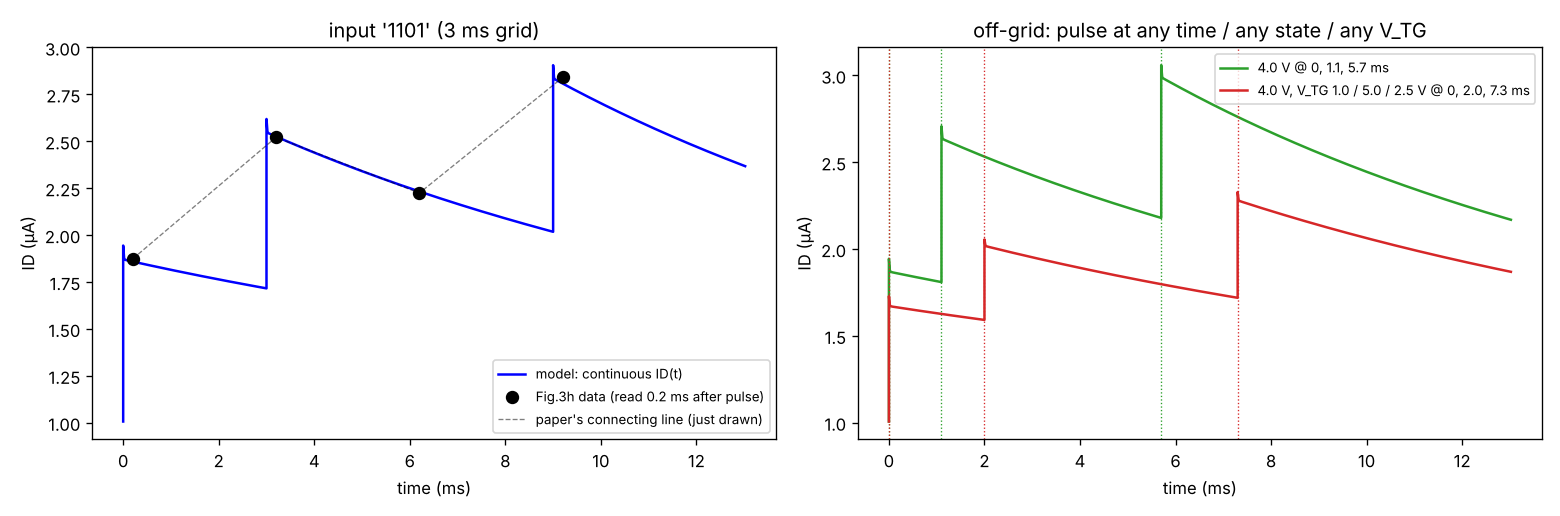

Generate this figure with Python:
"""
점과 점 사이의 실제 전류 궤적, 그리고 아무 시각·아무 전압에서 펄스를 줘도 계산되는지 보여주는 그림.
  python continuous_state.py source_data.xlsx  → continuous_state.png
"""
import sys
import numpy as np, openpyxl, matplotlib; matplotlib.use("Agg"); import matplotlib.pyplot as plt
from mpbtft import MPBTFT, MPBTFTParams

XLSX = sys.argv[1] if len(sys.argv) > 1 else "source_data.xlsx"
p = MPBTFTParams.load("params.json")
r = list(openpyxl.load_workbook(XLSX, data_only=True, read_only=True)["Fig.3"].iter_rows(values_only=True))
h = np.array([[r[i][c] for c in range(36, 52)] for i in range(2, 7)], float).T * 1e6

def traj(events, T=13e-3, dt=2e-5):
    """events: [(시각 s, V_PGM, V_TG)] — 아무 시각에나 펄스. 연속 궤적 반환"""
    d = MPBTFT(p); ts = [0]; ys = [d.read() * 1e6]; t = 0; ev = sorted(events)
    while t < T:
        if ev and ev[0][0] <= t + 1e-12:
            _, v, tg = ev.pop(0); d.pulse(v, vtg=tg); ts.append(t); ys.append(d.read() * 1e6)
        d.advance(dt); t += dt; ts.append(t); ys.append(d.read() * 1e6)
    return np.array(ts) * 1e3, np.array(ys)

fig, ax = plt.subplots(1, 2, figsize=(13, 4.3))
b = "1101"
t, y = traj([(k * 3e-3, 4.0, 0.0) for k in range(4) if b[k] == "1"])
ax[0].plot(t, y, "b-", lw=1.5, label="model: continuous ID(t)")
xs = [k * 3 + 0.2 for k in range(4)]
ax[0].plot(xs, h[int(b, 2)][1:], "ko", ms=7, label="Fig.3h data (read 0.2 ms after pulse)")
ax[0].plot(xs, h[int(b, 2)][1:], "k--", lw=.8, alpha=.5, label="paper's connecting line (just drawn)")
ax[0].set(title="input '1101' (3 ms grid)", xlabel="time (ms)", ylabel="ID (μA)"); ax[0].legend(fontsize=8)
for evs, lab, c in (([(0, 4.0, 0), (1.1e-3, 4.0, 0), (5.7e-3, 4.0, 0)], "4.0 V @ 0, 1.1, 5.7 ms", "tab:green"),
                    ([(0, 4.0, 1.0), (2.0e-3, 4.0, 5.0), (7.3e-3, 4.0, 2.5)], "4.0 V, V_TG 1.0 / 5.0 / 2.5 V @ 0, 2.0, 7.3 ms", "tab:red")):
    t, y = traj(evs); ax[1].plot(t, y, c=c, lw=1.5, label=lab)
    for te, *_ in evs: ax[1].axvline(te * 1e3, c=c, ls=":", lw=.8)
ax[1].set(title="off-grid: pulse at any time / any state / any V_TG", xlabel="time (ms)", ylabel="ID (μA)"); ax[1].legend(fontsize=8)
plt.tight_layout(); plt.savefig("continuous_state.png", dpi=120)
print("saved continuous_state.png")
